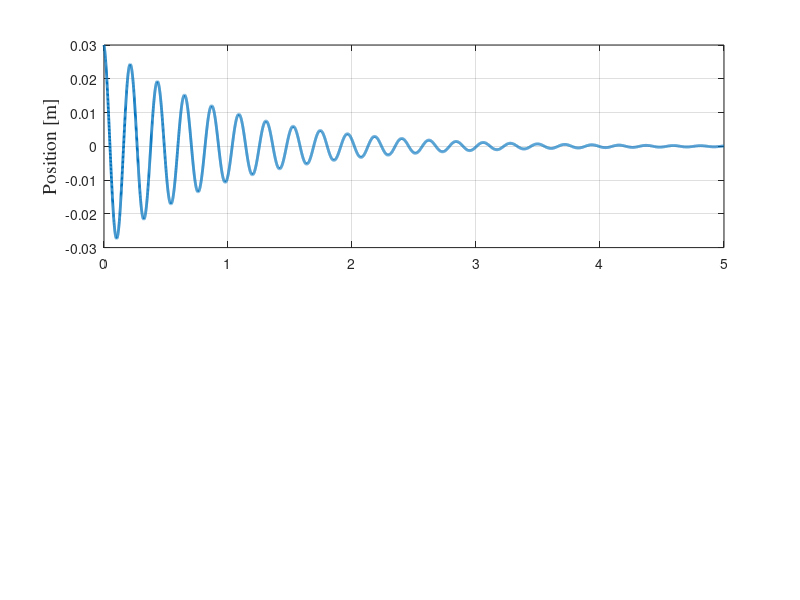

This chart was generated by the following MATLAB code: (Note: this script raises an error after producing the figure.)
J=.016;
m=12;
k=10.^4;
r=.34;

% find the damping coefficient using the plot below:
c_num = 31

% define the time interval and the number of integration steps
n    = 10000; 
t    = zeros(n,1);
tf   = 5;
t(1) = 0;
delt = (tf-t(1))/n;

% initializing variables
x    = zeros(n,1);
v    = zeros(n,1);

% assign initial conditions (be careful of the units)
x(1) = .03;     
v(1) = -.2;


% start the integration directly from the second step (with i=2)
for i=2:1:n
    % update the velocity and acceleration for x at step i 
    a=((-c_num./((J./r.^2)+m)).*v(i-1) + (-k./((J./r.^2)+m)).*x(i-1))
    
    % integrate x and v
    x(i) = x(i-1)+v(i-1).*delt;
    v(i) = v(i-1)+a.*delt;
    
    % integrate time
    t(i) = t(i-1)+delt;
    
end % end of each integration step  

% plot results 
figure(10)
clf; 

% plot position
subplot(2,1,1) 
box on; grid on; hold on;
plot(t,x,'linewidth',2);
ylabel('Position [m]', 'fontsize', 14, 'fontname', 'times');

% find the indices of all elements that are smaller or equal to 1
time_flag = (t<=1);
% find the index of the last element 
time_ind = find(time_flag,1,'last');

% Check the constraint violation for position:
if all(abs(x(time_ind:end))<0.01)
    yline(0.01,'k--','upper bound');
    yline(-0.01,'k--','lower bound');
    text(2.5,0.03,'constraints are satisfied');
else
    yline(0.01,'r--','upper bound');
    yline(-0.01,'r--','lower bound');
    text(2.5,0.03,'constraints are violated');
end
xline(1,'k--','1 sec');

% plot velocity
subplot(2,1,2) 
box on; grid on; hold on;
plot(t,v,'linewidth',2);
xlabel('t [s]', 'fontsize', 14, 'fontname', 'times');
ylabel('Velocity [m/s]', 'fontsize', 14, 'fontname', 'times');   

% check constraint violation for speeds
if all(abs(v(time_ind:end))<0.3)
    yline(0.3,'k--','upper bound');
    yline(-0.3,'k--','lower bound');
    text(2.5,0.7,'constraints are satisfied');
else
    yline(0.3,'r--','upper bound');
    yline(-0.3,'r--','lower bound');
    text(2.5,0.7,'constraints are violated');
end
xline(1,'k--','1 sec');
